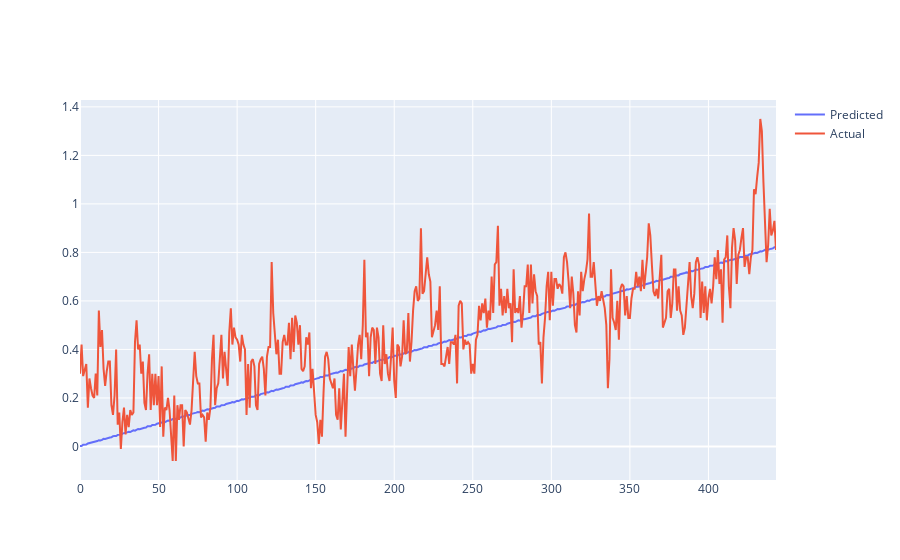

Source (notebook cell):
### Markdown cell above
Symbolic Regression Analysis

### Code cell
ypred = regress.predict(np.reshape(np.array(xlist),(-1,1)))
print(regress._program)
print(np.array(testtemp['Mean']))
print(ypred)
fig = make_subplots(rows=1, cols=1)

fig.add_trace(go.Scatter(x = np.asarray(xlist), y = ypred,
                    name='Predicted'), row=1, col=1)
fig.add_trace(go.Scatter(x = np.asarray(xlist), y = temp['Mean'], name='Actual'), row=1, col=1)

fig.show()

### Figure 1 — Plotly figure (JSON) as saved in the notebook; plotly's stock layout.template omitted (floating-point values rounded to 4 significant figures; data arrays with more than 128 entries replaced by an {"elided": "..."} marker saying what was removed)
{"data": [{"name": "Predicted", "type": "scatter", "x": {"elided": "444 int values"}, "xaxis": "x", "y": {"elided": "444 float values"}, "yaxis": "y"}, {"name": "Actual", "type": "scatter", "x": {"elided": "444 int values"}, "xaxis": "x", "y": {"elided": "444 float values"}, "yaxis": "y"}], "layout": {"xaxis": {"anchor": "y", "domain": [0, 1]}, "yaxis": {"anchor": "x", "domain": [0, 1]}}}
